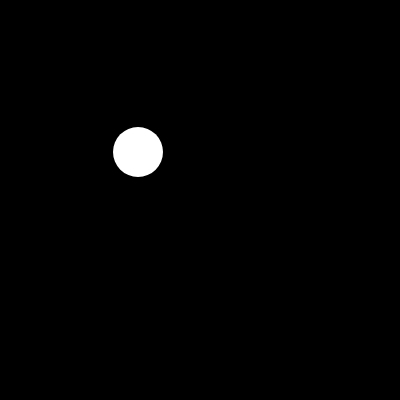
Frame 1 (no input)
Frame 60 (no input): blank canvas, image omitted
Frame 120 (the mouse pressed at the canvas centre since frame 60): blank canvas, image omitted

The p5.js sketch that drew this single still picture (run headless with seeded random() and noise() and a simulated clock; from frame 60 on, the mouse is pressed at the canvas centre):

// p5.js sketch
// ── sketch.js
let p;

function setup() {
  createCanvas(400, 400);
  noStroke();
  p = new Particle(133.0, 150.0, 50.0, 5.0, 2.0);
}

function draw() {
  background(0);
  p.update();
  p.display();
}

class Particle {
  constructor(x, y, d, vx, vy) {
    this.x = x;
    this.y = y;
    this.d = d;
    this.vx = vx;
    this.vy = vy;
  }

  display() {
    ellipse(this.x, this.y, this.d, this.d);
  }

  update() {
    this.x += this.vx;
    this.y += this.vy;
  }
}
